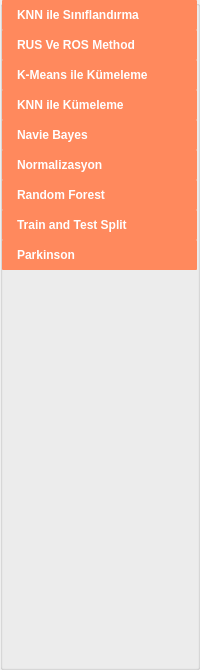
  <widget class="QGroupBox" name="gb_main_menu">
   <property name="geometry">
    <rect>
     <x>0</x>
     <y>50</y>
     <width>200</width>
     <height>670</height>
    </rect>
   </property>
   <property name="font">
    <font>
     <pointsize>10</pointsize>
    </font>
   </property>
   <property name="styleSheet">
    <string notr="true">QPushButton{
background-color: #FF895D;
color: #fff;
border-radius:1px;
text-align: left;
padding-left:15px
}
QPushButton:hover{
background-color:#1B435D;
color: #D5EEFF;
}
#gb_main_menu{
background-color:#FF895D}</string>
   </property>
   <property name="title">
    <string/>
   </property>
   <widget class="QPushButton" name="pb_main_menu_1">
    <property name="geometry">
     <rect>
      <x>2</x>
      <y>0</y>
      <width>195</width>
      <height>30</height>
     </rect>
    </property>
    <property name="font">
     <font>
      <pointsize>9</pointsize>
      <weight>75</weight>
      <bold>true</bold>
     </font>
    </property>
    <property name="text">
     <string>KNN ile Sınıflandırma</string>
    </property>
   </widget>
   <widget class="QPushButton" name="pb_main_menu_2">
    <property name="geometry">
     <rect>
      <x>2</x>
      <y>30</y>
      <width>195</width>
      <height>30</height>
     </rect>
    </property>
    <property name="font">
     <font>
      <pointsize>9</pointsize>
      <weight>75</weight>
      <bold>true</bold>
     </font>
    </property>
    <property name="text">
     <string>RUS Ve ROS Method</string>
    </property>
   </widget>
   <widget class="QPushButton" name="pb_main_menu_3">
    <property name="geometry">
     <rect>
      <x>2</x>
      <y>60</y>
      <width>195</width>
      <height>30</height>
     </rect>
    </property>
    <property name="font">
     <font>
      <pointsize>9</pointsize>
      <weight>75</weight>
      <bold>true</bold>
     </font>
    </property>
    <property name="text">
     <string>K-Means ile Kümeleme</string>
    </property>
   </widget>
   <widget class="QPushButton" name="pb_main_menu_4">
    <property name="geometry">
     <rect>
      <x>2</x>
      <y>90</y>
      <width>195</width>
      <height>30</height>
     </rect>
    </property>
    <property name="font">
     <font>
      <pointsize>9</pointsize>
      <weight>75</weight>
      <bold>true</bold>
     </font>
    </property>
    <property name="text">
     <string>KNN ile Kümeleme</string>
    </property>
   </widget>
   <widget class="QPushButton" name="pb_main_menu_5">
    <property name="geometry">
     <rect>
      <x>2</x>
      <y>120</y>
      <width>195</width>
      <height>30</height>
     </rect>
    </property>
    <property name="font">
     <font>
      <pointsize>9</pointsize>
      <weight>75</weight>
      <bold>true</bold>
     </font>
    </property>
    <property name="text">
     <string>Navie Bayes</string>
    </property>
   </widget>
   <widget class="QPushButton" name="pb_main_menu_6">
    <property name="geometry">
     <rect>
      <x>2</x>
      <y>150</y>
      <width>195</width>
      <height>30</height>
     </rect>
    </property>
    <property name="font">
     <font>
      <pointsize>9</pointsize>
      <weight>75</weight>
      <bold>true</bold>
     </font>
    </property>
    <property name="text">
     <string>Normalizasyon</string>
    </property>
   </widget>
   <widget class="QPushButton" name="pb_main_menu_7">
    <property name="geometry">
     <rect>
      <x>2</x>
      <y>180</y>
      <width>195</width>
      <height>30</height>
     </rect>
    </property>
    <property name="font">
     <font>
      <pointsize>9</pointsize>
      <weight>75</weight>
      <bold>true</bold>
     </font>
    </property>
    <property name="text">
     <string>Random Forest</string>
    </property>
   </widget>
   <widget class="QPushButton" name="pb_main_menu_8">
    <property name="geometry">
     <rect>
      <x>2</x>
      <y>210</y>
      <width>195</width>
      <height>30</height>
     </rect>
    </property>
    <property name="font">
     <font>
      <pointsize>9</pointsize>
      <weight>75</weight>
      <bold>true</bold>
     </font>
    </property>
    <property name="text">
     <string>Train and Test Split</string>
    </property>
   </widget>
   <widget class="QPushButton" name="pb_main_menu_9">
    <property name="geometry">
     <rect>
      <x>2</x>
      <y>240</y>
      <width>195</width>
      <height>30</height>
     </rect>
    </property>
    <property name="font">
     <font>
      <pointsize>9</pointsize>
      <weight>75</weight>
      <bold>true</bold>
     </font>
    </property>
    <property name="text">
     <string>Parkinson</string>
    </property>
   </widget>
  </widget>
